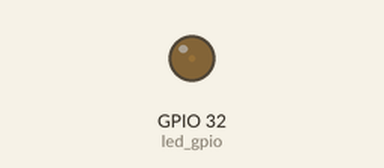
The sketch below on a simulated ESP32. Shown: output pins drawn as LEDs (lit = HIGH).

Above: at 0.05 s.
At 0.95 s:
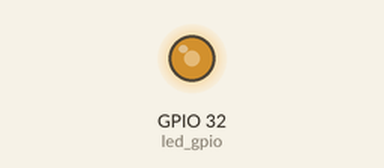
At 1.4 s:
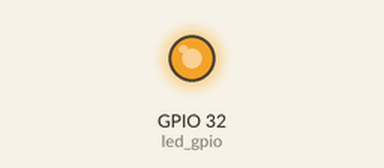
At 2.75 s:
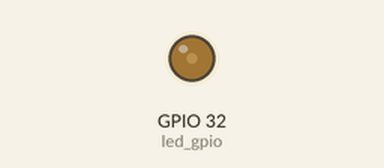
Timing chart, 0 to 7.0 s (numbered marks = the images above):
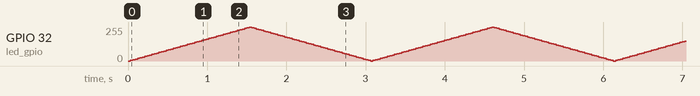

The sketch:

ESP32fadingLed.ino
```cpp
/*  04.020 - ESP32 Digital out PWM LED example
 *
 * This sketch shows you how to use the PWM output capability of the ESP32.
 *
 * This sketch was written by Peter Dalmaris using information from the
 * ESP32 datasheet and examples.
 *
 *
 * Components
 * ----------
 *  - ESP32 Dev Kit v4
 *  - LED
 *  - 320 Ohm resistor
 *
 *  IDE
 *  ---
 *  Arduino IDE with ESP32 Arduino Code
 *  (https://github.com/espressif/arduino-esp32)
 *
 *
 *  Libraries
 *  ---------
 *  - None
 *  -
 *
 * Connections
 * -----------
 *
 *  ESP32 Dev Kit |     LED
 *  ------------------------------
 *        GND      |       Cathode
 *        GPIO32   |       Anode via resistor
 *
 *
 *
 *  It is possible to use any other PWM-capable GPIO.
 *
 *  Other information
 *  -----------------
 *
 *  1. ledc.h source code: https://github.com/espressif/arduino-esp32/blob/master/cores/esp32/esp32-hal-ledc.h
 *  2. ESP32 Datasheet: https://www.espressif.com/sites/default/files/documentation/esp32_datasheet_en.pdf
 *
 *  Created on March 14 2019 by Peter Dalmaris
 *
 */

const byte led_gpio = 32; // the PWM pin the LED is attached to
int brightness = 0;    // how bright the LED is
int fadeAmount = 5;    // how many points to fade the LED by

// the setup routine runs once when you press reset:
void setup() {
  ledcAttachPin(led_gpio, 0); // assign a led pins to a channel

  // Initialize channels
  // channels 0-15, resolution 1-16 bits, freq limits depend on resolution
  // ledcSetup(uint8_t channel, uint32_t freq, uint8_t resolution_bits);
  // You can try different setup settings, such as:
  // ledcSetup(0, 4000, 8); // 4 kHz PWM, 8-bit resolution
  // If you make a change below, you will also need to change the "if" statement
  // around line 80 to reflect the correct number of steps for the selected resolution.
  ledcSetup(0, 12000, 8); // 4 kHz PWM, 2-bit resolution


  //2^2 => 4
  // 2^3 => 8
  // 2^8 => 256
  // 2^12 => 4,096
}

// the loop routine runs over and over again forever:
void loop() {
  ledcWrite(0, brightness); // set the brightness of the LED

  // change the brightness for next time through the loop:
  brightness = brightness + fadeAmount;

  // reverse the direction of the fading at the ends of the fade:
  if (brightness <= 0 || brightness >= 255) { // if you have selected 8 bits resolution, change 3 to 2^8 = 256
    fadeAmount = -fadeAmount;
  }
  // wait for 30 milliseconds to see the dimming effect
  delay(30);
}
```
